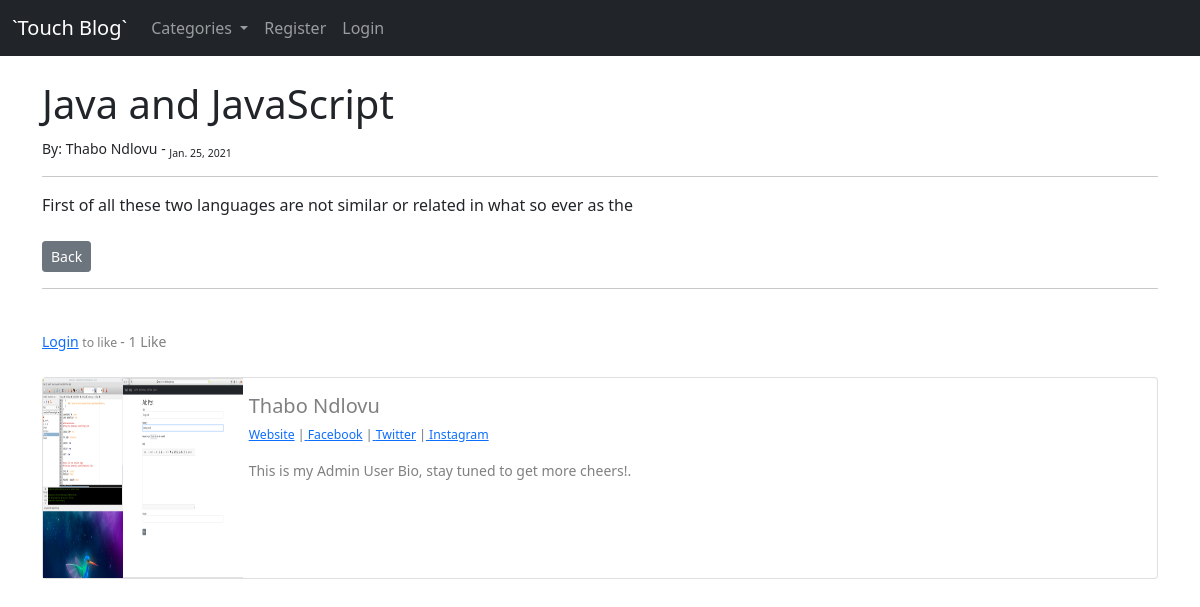
Page /blog/article/19 on the committed database.
### blog/models.py (models this page shows, shortened)
class Post(models.Model):
    title = models.CharField(max_length=255)
    header_image = models.ImageField(blank=True, null=True, upload_to="images/")
    author = models.ForeignKey(User, on_delete=models.CASCADE)
    body = RichTextField(blank=True, null=True)
    post_date = models.DateField(auto_now_add=True)
    category = models.CharField(max_length=255, default='coding')
    snippet = models.CharField(max_length=255)
    likes = models.ManyToManyField(User, related_name="blog_posts")
    def total_likes(self):
	    return self.likes.count()

class Profile(models.Model):
	user = models.OneToOneField(User, null=True, on_delete=models.CASCADE)
	bio = models.TextField()
	profile_pic = models.ImageField(null=True, blank=True,upload_to="images/profile/")
	website_url = models.CharField(max_length=255, null=True, blank=True)
	facebook_url = models.CharField(max_length=255, null=True, blank=True)
	instagram_url = models.CharField(max_length=255, null=True, blank=True)
	twitter_url = models.CharField(max_length=255, null=True, blank=True)
	linkedin_url = models.CharField(max_length=255, null=True, blank=True)

### blog/views.py (the view)
# urls.py: path('article/<int:pk>', ArticleView.as_view(), name='article'),
class ArticleView(DetailView):
	model = Post
	template_name = 'detail_view.html'
	def get_context_data(self, *args, **kwargs):
		cat_menu = Category.objects.all()
		context = super(ArticleView, self).get_context_data(*args, **kwargs)
		item = get_object_or_404(Post, id=self.kwargs['pk'])
		total_likes =  item.total_likes()
		liked = False
		if item.likes.filter(id=self.request.user.id).exists():
			liked = True
		context["cat_menu"] = cat_menu
		context["total_likes"] = total_likes
		context["liked"] = liked
		return context

### blog/models.py (called while the page is built)
	def __str__(self):
		return self.name

### blog/templates/detail_view.html (shortened to what this page needs)
{% extends 'base.html' %}
{% block content %}
	<h1>{{ post.title }}</h1>
	<small>By:
		{{ post.author.first_name }}
		{{ post.author.last_name }} -
		<sub>{{ post.post_date }}</sub>
	</small><br>
	<hr>
	{{ post.body|safe }}
	<br><br><a class="btn  btn-sm btn-secondary" href="{% url 'home' %}" >Back</a>
	<hr><br>
	<form action="{% url 'like_post' post.pk %}" method="POST">
		{% if user.is_authenticated %}
			{% if liked %}
				<button type="submit", name="post_id", value="{{ post.id }}", class="btn btn-sm btn-danger" >unlike</button>
			{% else %}
				<button type="submit", name="post_id", value="{{ post.id }}", class="btn btn-sm btn-primary" >like</button>
			{% endif %}
		{% else %}
		<small style="color: gray ;"><a href="{% url 'login' %}">Login</a> <small> to like </small>
		{% endif %}
		- {{ total_likes }} Like{{total_likes|pluralize}}
	</form> <br><br>
	<div class="card mb-3">
	   <div class="row no-gutters">
	    <div class="col-md-2"><img src="{{ post.author.profile.profile_pic.url }}" width=200, height=200></div>
	    <diV class="col-md-10">
		  <div class="card-body">
			<h5 class="card-title"> {{ post.author.first_name }} {{ post.author.last_name }}</h5>
<p class="small text-muted">
	{% if post.author.profile.website_url %}
		<a href="{{ post.author.profile.website_url }}">Website</a>
	{% endif %}
	{% if post.author.profile.facebook_url %}
		|<a href="{{ post.author.profile.facebook_url }}"> Facebook</a>
	{% endif %}
	{% if post.author.profile.twitter_url %}
		|<a href="{{ post.author.profile.twitter_url }}"> Twitter</a>
	{% endif %}
	{% if post.author.profile.instagram_url %}
		|<a href="{{ post.author.profile.instagram_url }}"> Instagram</a>
	{% endif %}
</p>
			<p class="card-text">{{ post.author.profile.bio }}</p>
		  </div>
		</diV>
	   </div>
	</div>
{% endblock %}

### rows in the picture
Post: title "Java and JavaScript", author.first_name "Thabo", author.last_name "Ndlovu", post_date "Jan. 25, 2021", body "First of all these two languages are not similar or related in what so ever as the", author.profile.profile_pic (picture), author.profile.bio "This is my Admin User Bio, stay tuned to get more cheers!."

### other values in the picture
{{ total_likes }} "1"
